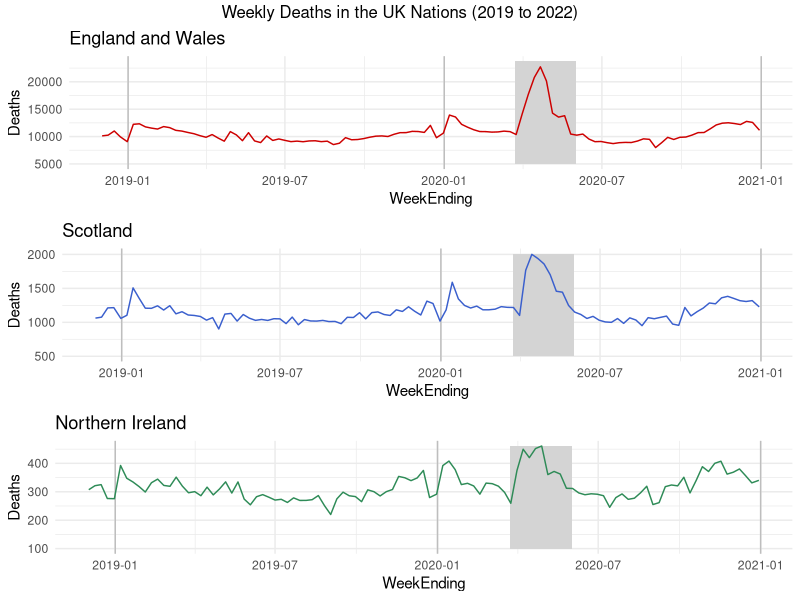
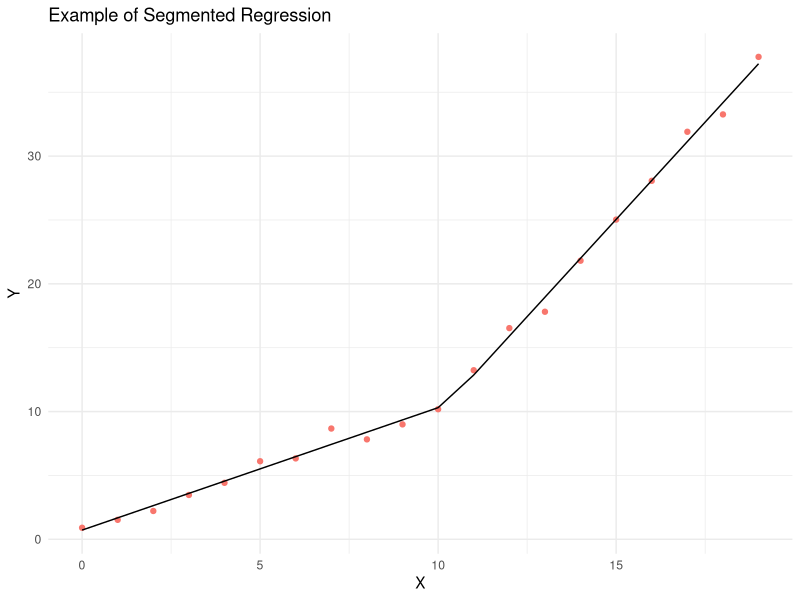

Recreate these plots in R, in order.
library(tidyverse)
library(lubridate)
library(gridExtra)
library(grid)
library(segmented)

deathdat <- read_csv("Deaths combined.csv")
population <- read_csv("Population combined.csv")

###

EWdeaths <- deathdat[deathdat$Gender == "All" & 
                      deathdat$WeekEnding <= ymd("2021-01-01") & 
                      deathdat$WeekEnding >= ymd("2018-12-01") &
                      deathdat$Country == "EW", ]

Sdeaths <- deathdat[deathdat$Gender == "All" & 
                       deathdat$WeekEnding <= ymd("2021-01-01") & 
                       deathdat$WeekEnding >= ymd("2018-12-01") &
                       deathdat$Country == "S", ]

NIdeaths <- deathdat[deathdat$Gender == "All" & 
                      deathdat$WeekEnding <= ymd("2021-01-01") & 
                      deathdat$WeekEnding >= ymd("2018-12-01") &
                      deathdat$Country == "NI", ]

p1 <- ggplot(data=EWdeaths) + 
  geom_vline(xintercept=ymd(c("2019-01-01", "2020-01-01", "2021-01-01")), color="grey") +
  geom_rect(data = EWdeaths,
            inherit.aes = FALSE,
            mapping = aes(xmin = ymd("2020-03-23"), xmax = ymd("2020-06-01"),
                          ymin = 5000, ymax = max(Deaths) + 1000),
            color = "transparent",
            fill = "grey75",
            alpha = .01) +
  geom_line(aes(WeekEnding, Deaths), color="red3") + 
  ggtitle("England and Wales") +
  labs(xlabel="Week End-date", ylabel="Deaths") +
  theme_minimal() 

p2 <- ggplot(data=Sdeaths) + 
  geom_vline(xintercept=ymd(c("2019-01-01", "2020-01-01", "2021-01-01")), color="grey") +
  geom_rect(data = Sdeaths,
            inherit.aes = FALSE,
            mapping = aes(xmin = ymd("2020-03-23"), xmax = ymd("2020-06-01"),
                          ymin = 500, ymax = max(Deaths) + 10),
            color = "transparent",
            fill = "grey75",
            alpha = .01) +
  geom_line(aes(WeekEnding, Deaths), color="royalblue3") + 
  theme_minimal() +
  ggtitle("Scotland") +
  labs(xlabel="Week End-date", ylabel="Deaths")

p3 <- ggplot(data=NIdeaths) +
  geom_vline(xintercept=ymd(c("2019-01-01", "2020-01-01", "2021-01-01")), color="grey") +
  geom_rect(data = NIdeaths,
            inherit.aes = FALSE,
            mapping = aes(xmin = ymd("2020-03-23"), xmax = ymd("2020-06-01"),
                          ymin = 100, ymax = max(Deaths)),
            color = "transparent",
            fill = "grey75",
            alpha = .01) +
  geom_line(aes(WeekEnding, Deaths), color="seagreen") + 
  theme_minimal() +
  ggtitle("Northern Ireland") +
  labs(title="Northern Ireland", xlabel="Week End-date", ylabel="Deaths")

grid.arrange(p1, p2, p3, nrow=3, top=textGrob("Weekly Deaths in the UK Nations (2019 to 2022)"))

## Segreg example #############################

X <- c(0:19)
Y <- c(seq(0, 9, by = 1), seq(10, 39, by = 3)) + rnorm(20, mean = 0, sd = 1)
df <- data.frame(X, Y)

mod <- lm(Y ~ X, data = df)
segmod <- segmented(mod)
modline <- predict.segmented(X = 0:19, segmod)


ggplot() +
  geom_point(data=df, aes(X, Y, color="red"), show.legend = FALSE) +
  geom_line(data=data.frame(X, modline), aes(X, modline), show.legend = FALSE) +
  labs(title="Example of Segmented Regression")+
  theme_minimal()
  
